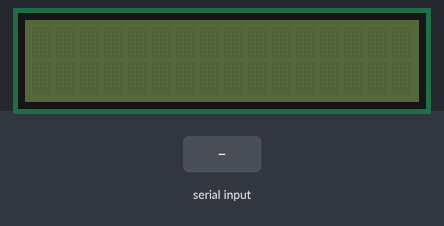
The sketch below on a simulated Arduino Uno, built with avr-gcc and run on an emulated ATmega328P. Parts: 16×2 character LCD. The test bench sets the inputs (shaded band). What the sketch prints to the serial monitor is not drawn.

Above: at 1.2 s.
1.3 s: "90,45\n" received over Serial
At 2.4 s:
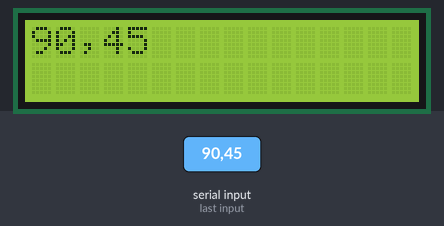
At 4.7 s:
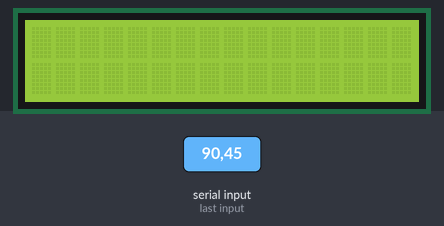
Timing chart, 0 to 6.2 s (numbered marks = the images above; inputs shaded):
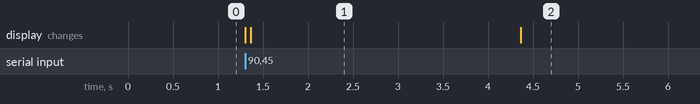

The sketch:

LCD_Debugger.ino
```cpp
#include <LiquidCrystal.h>
LiquidCrystal lcd(3, 2, 4, 5, 6, 7);
String command;
void setup() {
  Serial.begin(9600);
  Serial.println("Testing");
}

void loop() {
  if(Serial.available()){
        lcd.begin(16,2);
        command = Serial.readStringUntil('\n');
        lcd.print(command);
        delay(3000);
        lcd.setCursor(0, 1);
        lcd.clear();
        for(int i = 1; i <= command.toInt(); i++) {
          delay(3500);
          Serial.println("Photo");
        }
    }
}
```

Measured:
- after the input at 1.3 s, the display: first changes at once (image 1 shows a later state)
- what the display in image 1 shows lasts 3.0 s, from 1.4 s to 4.4 s
